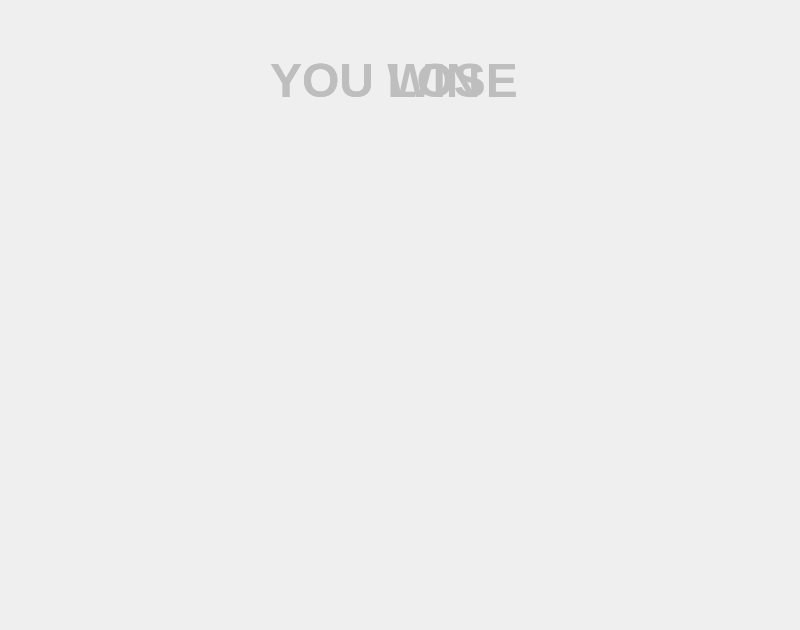
<?xml version="1.0" encoding="UTF-8"?>
<ui version="4.0">
 <class>MainWindow</class>
 <widget class="QDialog" name="MainWindow">
  <property name="geometry">
   <rect>
    <x>0</x>
    <y>0</y>
    <width>800</width>
    <height>630</height>
   </rect>
  </property>
  <property name="sizePolicy">
   <sizepolicy hsizetype="Fixed" vsizetype="Fixed">
    <horstretch>0</horstretch>
    <verstretch>0</verstretch>
   </sizepolicy>
  </property>
  <property name="windowTitle">
   <string>TankGame</string>
  </property>
  <widget class="QLabel" name="label_lose">
   <property name="enabled">
    <bool>false</bool>
   </property>
   <property name="geometry">
    <rect>
     <x>270</x>
     <y>50</y>
     <width>250</width>
     <height>60</height>
    </rect>
   </property>
   <property name="font">
    <font>
     <pointsize>36</pointsize>
     <weight>75</weight>
     <bold>true</bold>
    </font>
   </property>
   <property name="text">
    <string>YOU LOSE</string>
   </property>
  </widget>
  <widget class="QLabel" name="label_Win">
   <property name="enabled">
    <bool>false</bool>
   </property>
   <property name="geometry">
    <rect>
     <x>270</x>
     <y>50</y>
     <width>250</width>
     <height>60</height>
    </rect>
   </property>
   <property name="font">
    <font>
     <pointsize>36</pointsize>
     <weight>75</weight>
     <bold>true</bold>
    </font>
   </property>
   <property name="text">
    <string>YOU WIN</string>
   </property>
  </widget>
 </widget>
 <resources/>
 <connections/>
</ui>
